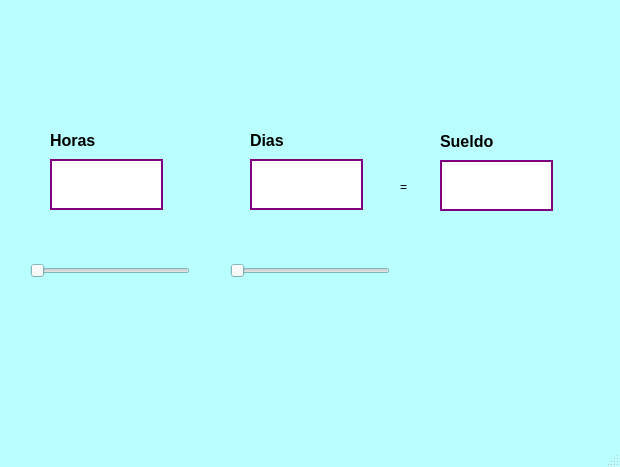
<?xml version="1.0" encoding="UTF-8"?>
<ui version="4.0">
 <class>MainWindow</class>
 <widget class="QMainWindow" name="MainWindow">
  <property name="geometry">
   <rect>
    <x>0</x>
    <y>0</y>
    <width>620</width>
    <height>467</height>
   </rect>
  </property>
  <property name="palette">
   <palette>
    <active>
     <colorrole role="Base">
      <brush brushstyle="SolidPattern">
       <color alpha="255">
        <red>255</red>
        <green>255</green>
        <blue>255</blue>
       </color>
      </brush>
     </colorrole>
     <colorrole role="Window">
      <brush brushstyle="SolidPattern">
       <color alpha="255">
        <red>185</red>
        <green>255</green>
        <blue>255</blue>
       </color>
      </brush>
     </colorrole>
     <colorrole role="Highlight">
      <brush brushstyle="SolidPattern">
       <color alpha="255">
        <red>171</red>
        <green>99</green>
        <blue>215</blue>
       </color>
      </brush>
     </colorrole>
    </active>
    <inactive>
     <colorrole role="Base">
      <brush brushstyle="SolidPattern">
       <color alpha="255">
        <red>255</red>
        <green>255</green>
        <blue>255</blue>
       </color>
      </brush>
     </colorrole>
     <colorrole role="Window">
      <brush brushstyle="SolidPattern">
       <color alpha="255">
        <red>185</red>
        <green>255</green>
        <blue>255</blue>
       </color>
      </brush>
     </colorrole>
     <colorrole role="Highlight">
      <brush brushstyle="SolidPattern">
       <color alpha="255">
        <red>171</red>
        <green>99</green>
        <blue>215</blue>
       </color>
      </brush>
     </colorrole>
    </inactive>
    <disabled>
     <colorrole role="Base">
      <brush brushstyle="SolidPattern">
       <color alpha="255">
        <red>185</red>
        <green>255</green>
        <blue>255</blue>
       </color>
      </brush>
     </colorrole>
     <colorrole role="Window">
      <brush brushstyle="SolidPattern">
       <color alpha="255">
        <red>185</red>
        <green>255</green>
        <blue>255</blue>
       </color>
      </brush>
     </colorrole>
     <colorrole role="Highlight">
      <brush brushstyle="SolidPattern">
       <color alpha="255">
        <red>0</red>
        <green>120</green>
        <blue>215</blue>
       </color>
      </brush>
     </colorrole>
    </disabled>
   </palette>
  </property>
  <property name="windowTitle">
   <string>MainWindow</string>
  </property>
  <widget class="QWidget" name="centralwidget">
   <widget class="QSlider" name="Slider1">
    <property name="geometry">
     <rect>
      <x>30</x>
      <y>260</y>
      <width>160</width>
      <height>22</height>
     </rect>
    </property>
    <property name="toolTip">
     <string>Arrastra para seleccion de numero</string>
    </property>
    <property name="statusTip">
     <string>Arrastra para seleccion de numero</string>
    </property>
    <property name="styleSheet">
     <string notr="true"/>
    </property>
    <property name="orientation">
     <enum>Qt::Horizontal</enum>
    </property>
   </widget>
   <widget class="QLineEdit" name="txtHoras">
    <property name="geometry">
     <rect>
      <x>50</x>
      <y>159</y>
      <width>113</width>
      <height>51</height>
     </rect>
    </property>
    <property name="font">
     <font>
      <pointsize>12</pointsize>
      <weight>75</weight>
      <bold>true</bold>
     </font>
    </property>
    <property name="styleSheet">
     <string notr="true">background-color: rgb(255, 255, 255);
border: 2px solid purple;</string>
    </property>
   </widget>
   <widget class="QLineEdit" name="txtDias">
    <property name="geometry">
     <rect>
      <x>250</x>
      <y>159</y>
      <width>113</width>
      <height>51</height>
     </rect>
    </property>
    <property name="font">
     <font>
      <pointsize>12</pointsize>
      <weight>75</weight>
      <bold>true</bold>
     </font>
    </property>
    <property name="styleSheet">
     <string notr="true">background-color: rgb(255, 255, 255);
border: 2px solid purple;
</string>
    </property>
   </widget>
   <widget class="QLabel" name="label">
    <property name="geometry">
     <rect>
      <x>50</x>
      <y>130</y>
      <width>81</width>
      <height>21</height>
     </rect>
    </property>
    <property name="font">
     <font>
      <pointsize>12</pointsize>
      <weight>75</weight>
      <bold>true</bold>
     </font>
    </property>
    <property name="text">
     <string>Horas</string>
    </property>
   </widget>
   <widget class="QLabel" name="label_2">
    <property name="geometry">
     <rect>
      <x>250</x>
      <y>130</y>
      <width>81</width>
      <height>21</height>
     </rect>
    </property>
    <property name="font">
     <font>
      <pointsize>12</pointsize>
      <weight>75</weight>
      <bold>true</bold>
     </font>
    </property>
    <property name="text">
     <string>Dias</string>
    </property>
   </widget>
   <widget class="QLabel" name="label_3">
    <property name="geometry">
     <rect>
      <x>440</x>
      <y>131</y>
      <width>81</width>
      <height>21</height>
     </rect>
    </property>
    <property name="font">
     <font>
      <pointsize>12</pointsize>
      <weight>75</weight>
      <bold>true</bold>
     </font>
    </property>
    <property name="text">
     <string>Sueldo</string>
    </property>
   </widget>
   <widget class="QLineEdit" name="txtSueldo">
    <property name="geometry">
     <rect>
      <x>440</x>
      <y>160</y>
      <width>113</width>
      <height>51</height>
     </rect>
    </property>
    <property name="font">
     <font>
      <pointsize>12</pointsize>
      <weight>75</weight>
      <bold>true</bold>
     </font>
    </property>
    <property name="styleSheet">
     <string notr="true">background-color: rgb(255, 255, 255);
border: 2px solid purple;
</string>
    </property>
   </widget>
   <widget class="QSlider" name="Slider2">
    <property name="geometry">
     <rect>
      <x>230</x>
      <y>260</y>
      <width>160</width>
      <height>22</height>
     </rect>
    </property>
    <property name="toolTip">
     <string>Arrastra para seleccion de numero</string>
    </property>
    <property name="statusTip">
     <string>Arrastra para seleccion de numero</string>
    </property>
    <property name="styleSheet">
     <string notr="true"/>
    </property>
    <property name="orientation">
     <enum>Qt::Horizontal</enum>
    </property>
   </widget>
   <widget class="QLabel" name="label_4">
    <property name="geometry">
     <rect>
      <x>400</x>
      <y>180</y>
      <width>47</width>
      <height>13</height>
     </rect>
    </property>
    <property name="text">
     <string>=</string>
    </property>
   </widget>
   <widget class="QLabel" name="label_5">
    <property name="geometry">
     <rect>
      <x>0</x>
      <y>0</y>
      <width>621</width>
      <height>81</height>
     </rect>
    </property>
    <property name="text">
     <string/>
    </property>
    <property name="pixmap">
     <pixmap resource="recursos_proyecto.qrc">:/LOGOS/Imagenes/uat.png</pixmap>
    </property>
    <property name="scaledContents">
     <bool>true</bool>
    </property>
   </widget>
   <widget class="QLabel" name="label_6">
    <property name="geometry">
     <rect>
      <x>500</x>
      <y>340</y>
      <width>101</width>
      <height>81</height>
     </rect>
    </property>
    <property name="text">
     <string/>
    </property>
    <property name="pixmap">
     <pixmap resource="recursos_proyecto.qrc">:/LOGOS/Imagenes/pngegg.png</pixmap>
    </property>
    <property name="scaledContents">
     <bool>true</bool>
    </property>
   </widget>
  </widget>
  <widget class="QMenuBar" name="menubar">
   <property name="geometry">
    <rect>
     <x>0</x>
     <y>0</y>
     <width>620</width>
     <height>21</height>
    </rect>
   </property>
  </widget>
  <widget class="QStatusBar" name="statusbar"/>
 </widget>
 <resources>
  <include location="recursos_proyecto.qrc"/>
 </resources>
 <connections/>
</ui>
